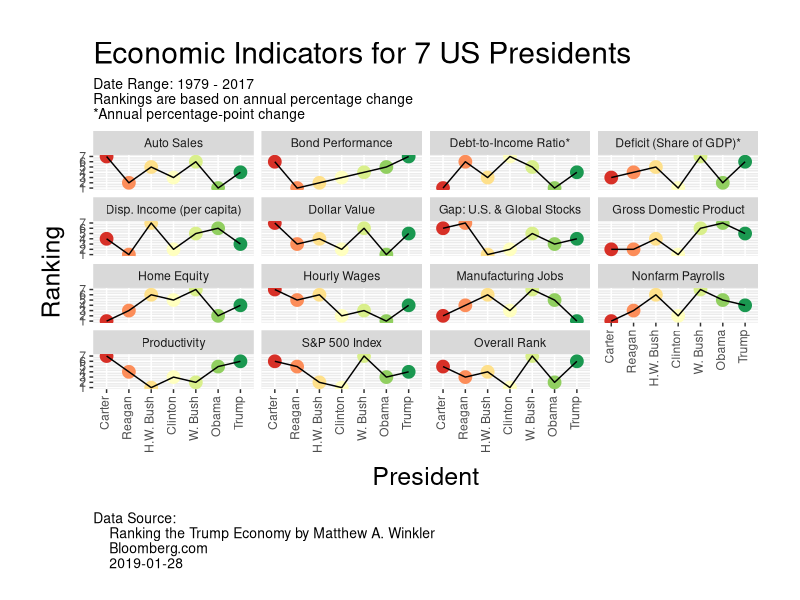
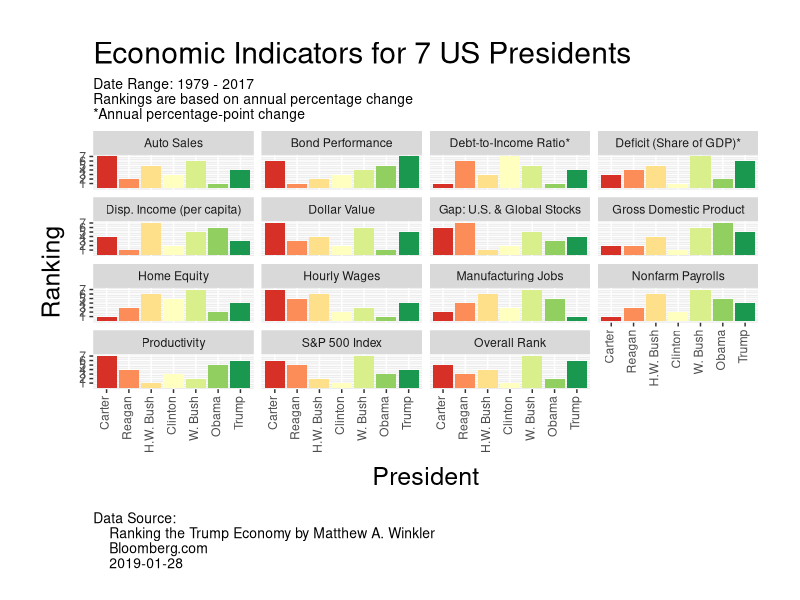
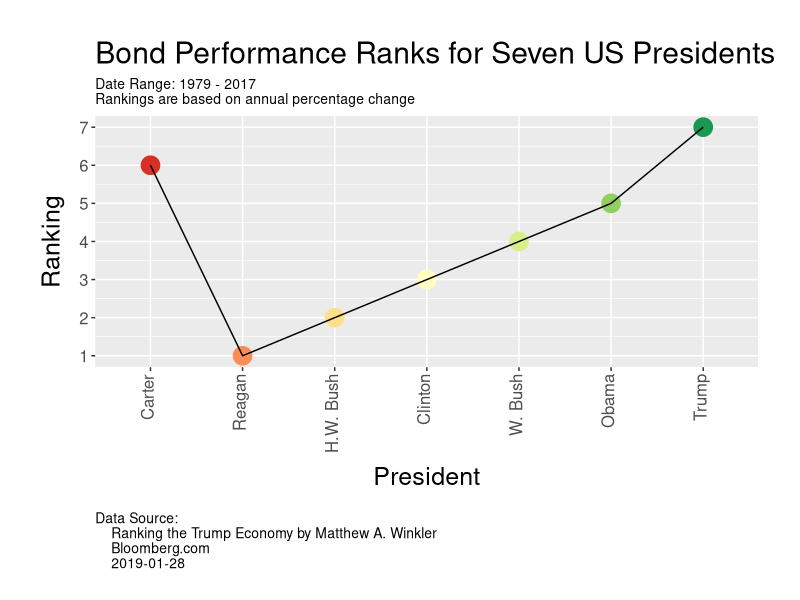
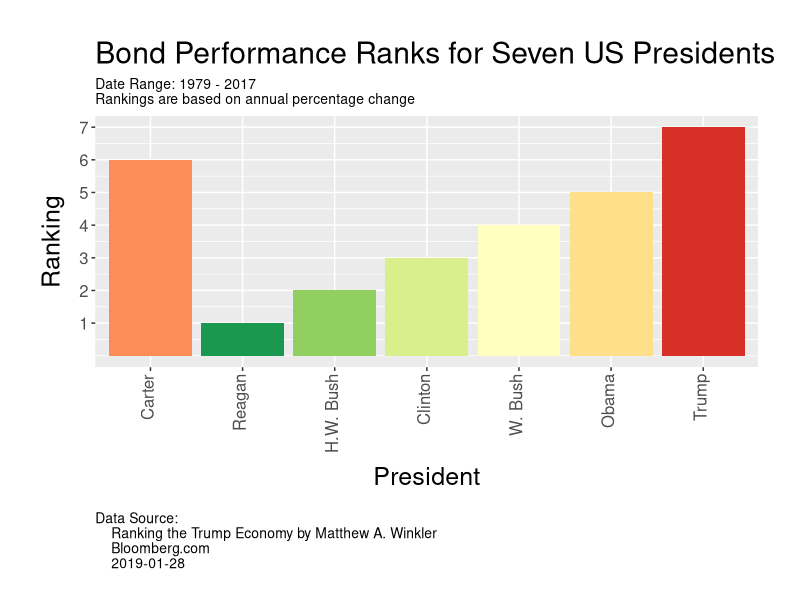
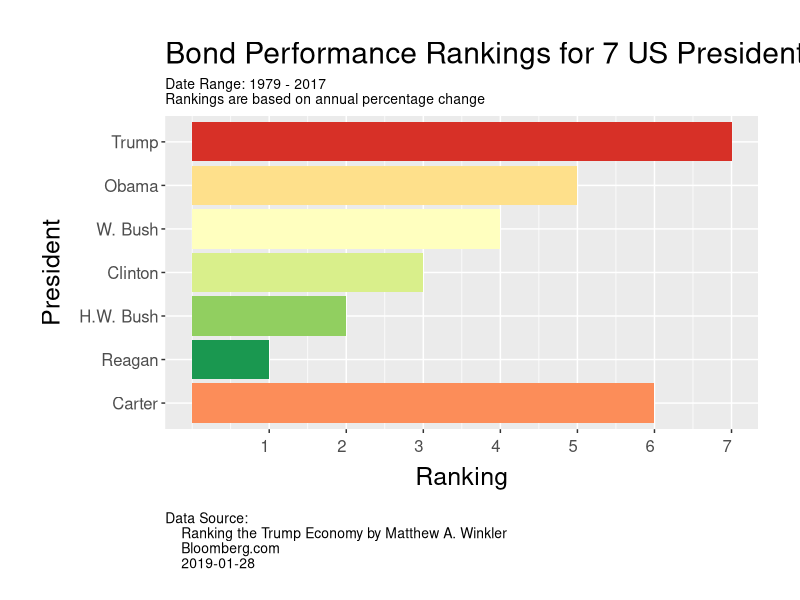
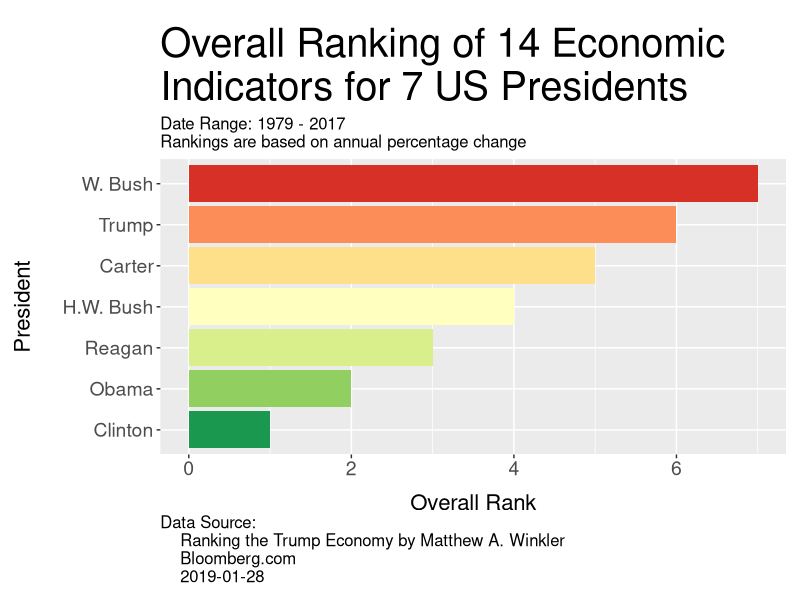
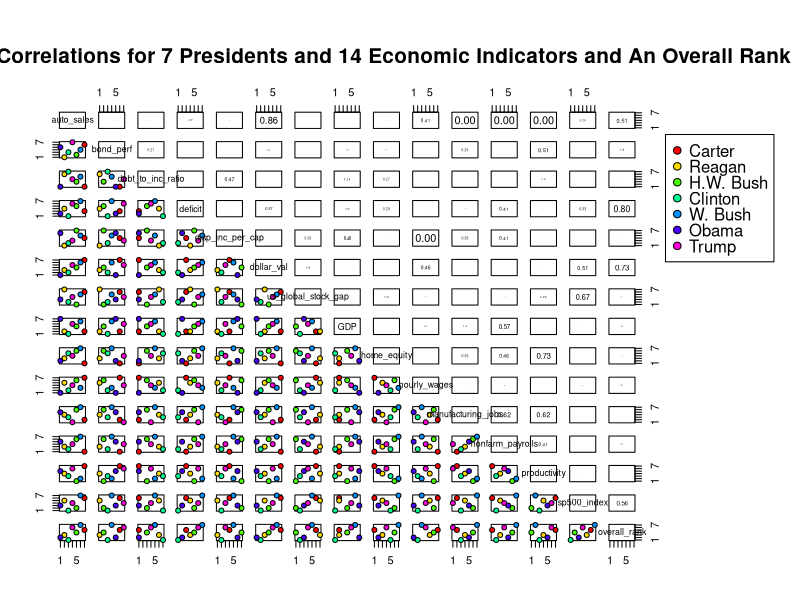
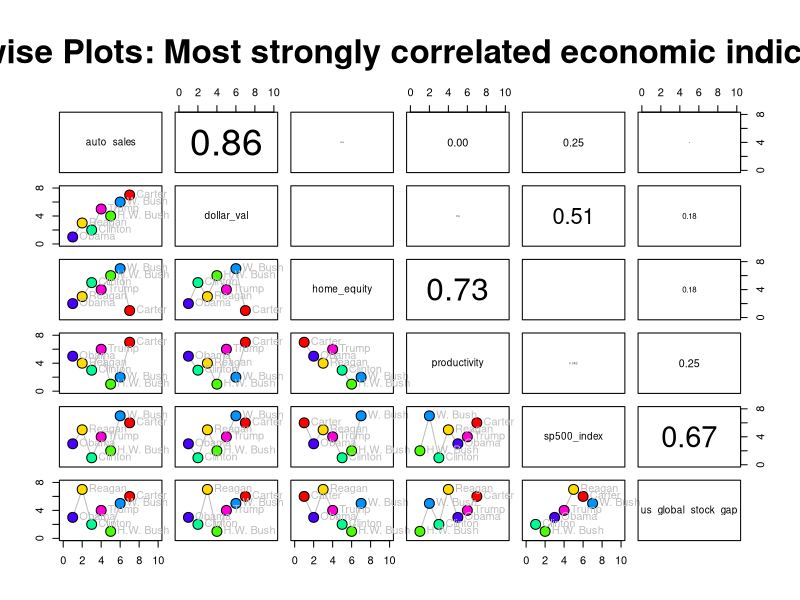

The R script that drew these images, in order:
# Analyzing Bloomberg raw data for 'Best-to-worst economic performance, 1977-2019, under seven presidents'
#
# Source:
#   Ranking the Trump Economy. 2019 Jan 28 [cited 2019 Jan 30];
#   Available from: https://www.bloomberg.com/opinion/articles/2019-01-28/trump-economy-lags-clinton-s-obama-s-reagan-s-and-even-carter-s
#

## @knitr Initialization
library(dplyr)
library(ggplot2)
library(tidyr)
library(tibble)
library(knitr)

dat01 <- read.csv("0105 2019-01-28 Bloomberg - Presidential Economic Indicators.csv")
#dat02 <- read.csv("0110 2019-01-30 Metric Name Lookups.csv")

# Metric Data Mappings
dat_metrics <- tibble(original = c("Auto sales",
                                 "Bond performance",
                                 "Debt-to-income ratio*",
                                 "Deficit as share of GDP*",
                                 "Disposable income per capita",
                                 "Dollar value",
                                 "Gap between U.S. and global stocks",
                                 "Gross domestic product",
                                 "Home equity",
                                 "Hourly wages",
                                 "Manufacturing jobs",
                                 "Nonfarm payrolls",
                                 "Productivity",
                                 "S&P 500 Index",
                                 "Overall Rank"),
                      pretty = c("Auto Sales",
                                 "Bond Performance",
                                 "Debt-to-Income Ratio*",
                                 "Deficit (Share of GDP)*",
                                 "Disp. Income (per capita)",
                                 "Dollar Value",
                                 "Gap: U.S. & Global Stocks",
                                 "Gross Domestic Product",
                                 "Home Equity",
                                 "Hourly Wages",
                                 "Manufacturing Jobs",
                                 "Nonfarm Payrolls",
                                 "Productivity",
                                 "S&P 500 Index",
                                 "Overall Rank"),
                      column_names = c("auto_sales",
                                       "bond_perf",
                                       "debt_to_inc_ratio",
                                       "deficit",
                                       "disp_inc_per_cap",
                                       "dollar_val",
                                       "us_global_stock_gap",
                                       "GDP",
                                       "home_equity",
                                       "hourly_wages",
                                       "manufacturing_jobs",
                                       "nonfarm_payrolls",
                                       "productivity",
                                       "sp500_index",
                                       "overall_rank")
               )

dat01a <- dat01 %>% 
  mutate(Presidents = factor(
                        x = Presidents,
                        levels = c("Carter",
                                   "Reagan",
                                   "H.W. Bush",
                                   "Clinton",
                                   "W. Bush",
                                   "Obama",
                                   "Trump")),
         Metrics = factor(x = Metrics,
                          levels = dat_metrics$original,
                          labels = dat_metrics$pretty
                          )
  )

plot_title <- "Economic Indicators for 7 US Presidents"
subtitles <- vector("character", 3)
subtitles[1] <- "Date Range: 1979 - 2017"
subtitles[2] <- "Rankings are based on annual percentage change"
subtitles[3] <- "*Annual percentage-point change"

plot_subtitle <- paste(subtitles, collapse = "\n")
plot_caption <- "Data Source:\n    Ranking the Trump Economy by Matthew A. Winkler\n    Bloomberg.com\n    2019-01-28" 
color_brewer_palette = "RdYlGn"

## @knitr PlotAllEconIndSetup
p0 <- ggplot() +
  theme(
    title = element_text(size = 18),
    plot.margin = margin(30, 30, 20, 30),
    plot.subtitle = element_text(size = 10, hjust = 0),
    plot.caption = element_text(size = 10, hjust = 0),
    axis.title.x = element_text(margin = margin(10, 0, 10, 0)),
    axis.title.y = element_text(margin = margin(0, 10, 0, 0)),
    axis.text.x = element_text(angle = 90, hjust = 1, vjust = 0.25)
  ) +
  labs(x = "President", y = "Ranking") +
  scale_y_continuous(breaks = seq.int(length(unique(dat01a$Values)))) +
  scale_color_brewer(type = "qual", palette = color_brewer_palette)


## @knitr PlotAllEconIndScatterPlot
p1 <- p0 +
  geom_point(aes(x = Presidents, y = Values, color = Presidents), data = dat01a, size = 4, show.legend = FALSE) +
  geom_line(aes(x = as.integer(Presidents), y = Values), data = dat01a) +
  facet_wrap(. ~ Metrics) +
  labs(
    title = plot_title,
    subtitle = plot_subtitle,
    caption = plot_caption
  )
p1

## @knitr PlotAllEconIndBarChart
p2 <- p0 +
  geom_col(aes(x = Presidents, y = Values, fill = Presidents), data = dat01a, show.legend = FALSE) +
  #geom_point(aes(x = as.integer(Presidents), y = Values, color = Presidents), data = dat01a, size = 4) +
  #geom_line(aes(x = as.integer(Presidents), y = Values), data = dat01a) +
  scale_fill_brewer(type = "seq", palette = color_brewer_palette) +
  facet_wrap(. ~ Metrics) +
  #theme(axis.text.x = element_text(angle = 90, hjust = 1, vjust = 0.25)) +
  labs(
    title = plot_title,
    subtitle = plot_subtitle,
    caption = plot_caption
  )
p2

## @knitr PlotBondPerfSetup
dat02 <- dat01a %>% 
  filter(Metrics == "Bond Performance")

subtitles_bond_rankings <- paste(subtitles[1:2], collapse = "\n")

## @knitr PlotBondPerfScatterPlot
p3 <- p0 +
  geom_point(aes(x = Presidents, y = Values, color = Presidents), data = dat02, size = 6, show.legend = FALSE) +
  geom_line(aes(x = as.integer(Presidents), y = Values), data = dat02) +
  # scale_x_continuous(labels = function(x) levels(dat01a$Presidents)[x],
  #                    breaks = seq.int(length(dat01a$Presidents)),
  #                    minor_breaks = 1:7) +
  # scale_color_brewer(type = "qual", palette = color_brewer_palette) +
  labs(
    title = "Bond Performance Ranks for Seven US Presidents",
    subtitle = subtitles_bond_rankings,
    caption = plot_caption
  ) +
  theme(
    axis.text = element_text(size = 12)
  )
p3

## @knitr PlotBondPerfBarChart
p4 <- p0 +
  geom_col(aes(x = Presidents, y = Values, fill = reorder(Presidents, Values, sort)), dat02, show.legend = FALSE) +
  #scale_fill_brewer(type = "qual", palette = color_brewer_palette) +
  scale_fill_brewer(type = "seq", palette = "RdYlGn", direction = -1) +
  labs(
    title = "Bond Performance Ranks for Seven US Presidents",
    subtitle = subtitles_bond_rankings,
    caption = plot_caption
  ) +
  theme(
    axis.text = element_text(size = 12)
  )
p4

ggplot(dat02) +
  geom_col(
    aes(x = Presidents,
        y = Values,
        fill = reorder(Presidents, Values, sort)),
    show.legend = FALSE) +
  scale_y_continuous(breaks = 1:7) +
  scale_fill_brewer(type = "seq", palette = "RdYlGn", direction = -1) +
  theme(
    title = element_text(size = 18),
    plot.margin = margin(30, 30, 20, 30),
    plot.subtitle = element_text(size = 10, hjust = 0),
    plot.caption = element_text(size = 10, hjust = 0),
    axis.title.x = element_text(margin = margin(10, 0, 10, 0)),
    axis.title.y = element_text(margin = margin(0, 10, 0, 0)),
    axis.text = element_text(size = 12),
    axis.text.x = element_text(angle = 0, hjust = 1, vjust = 0.25)) +
  coord_flip() +
  labs(
    title = "Bond Performance Rankings for 7 US Presidents",
    subtitle = subtitles_bond_rankings,
    caption = plot_caption,
    x = "President",
    y = "Ranking")

## @knitr PairwisePlot

# First, restructure the data.
dat03 <- dat01a %>% 
  spread(key = Metrics, value = Values)
colnames(dat03)[-1] <- dat_metrics$column_names

dat03b <- dat03[, c("Presidents", "overall_rank")]
dat03b$Presidents <- reorder(dat03$Presidents, dat03$overall_rank, sort)
#dat03b$Presidents <- factor(dat03b$Presidents, levels = rev(levels(dat03b$Presidents)))

# View the sorted overall_rank
ggplot(dat03b, aes(fill = Presidents)) +
  geom_col(aes(x = Presidents,
               y = overall_rank),
           show.legend = FALSE) +
  coord_flip() +
  labs(
    title = "Overall Ranking of 14 Economic\nIndicators for 7 US Presidents",
    subtitle = paste(subtitles[-3], collapse = "\n"),
    y = "Overall Rank",
    x = "President",
    caption = plot_caption
  ) +
  scale_fill_brewer(type = "div", palette = "RdYlGn", direction = -1) +
  theme(
    title = element_text(size = 24),
    plot.subtitle = element_text(size = 12),
    plot.caption = element_text(size = 12, margin = margin(0, 0, 10, 0), hjust = 0),
    plot.margin = margin(20, 10, 0, 10),
    axis.title = element_text(size = 16),
    axis.title.x = element_text(margin = margin(10, 0, 0, 0)),
    axis.title.y = element_text(margin = margin(0, 20, 0, 0)),
    axis.text = element_text(size = 14)
  )

# Convert the data frame to a matrix
mat01 <- as.matrix(dat03[-1])
dimnames(mat01)[[1]] <- as.character(dat03$Presidents)

# Create a function to compute correlation coefficients
panel.cor <- function(x, y, digits = 2, prefix = "", cex.cor, ...)
{
  usr <- par("usr"); on.exit(par(usr))
  par(usr = c(0, 1, 0, 1))
  r <- cor(x, y, method = "spearman") ^ 2
  txt <- format(c(r, 0.123456789), digits = digits)[1]
  txt <- paste0(prefix, txt)
  if(missing(cex.cor)) cex.cor <- 0.8/strwidth(txt)
  text(0.5, 0.5, txt, cex = cex.cor * r)
}

panel.lower <- function(x, y, cex = 1, pch = 1, bg = NULL, ...) {
  lines(x[order(x)], y[order(x)], col = "gray")
  points(x, y, cex = 2 * cex, pch = pch, bg = bg)
  text(x, y, labels = dat03$Presidents, pos = 4, col = "gray")
}

plot_cols <- rainbow(length(dimnames(mat01)[[1]])) 

par(xpd = NA)

pairs(
  mat01,
  upper.panel = panel.cor,
  pch = 21,
  bg = plot_cols,
  main = "Pairwise Correlations for 7 Presidents and 14 Economic Indicators and An Overall Rank",
  cex.main = 1.25,
  oma = c(4, 4, 8, 12))

legend(x = 1,
       y = 1,
       pch = 21,
       pt.bg = plot_cols,
       legend = dimnames(mat01)[[1]],
       xpd = TRUE)

# Compute a matrix of Pearson correlation coefficients
mat01_corr <- cor(mat01) ^ 2

# Get the correlation coefficients for unique pairs
dim_len <- dim(mat01_corr)[[1]]
df_len <- choose(dim_len, 2)

df_mat01_corr <-
  data.frame(metric1 = character(df_len),
             metric2 = character(df_len),
             corr = numeric(df_len),
             stringsAsFactors = FALSE)

start_indices <- df_len - rev(cumsum(seq.int(1, dim_len - 1))) + 1
stop_indices <- cumsum(seq.int(dim_len - 1, 1))

for(i in 1:(dim_len - 1)) {

    row_indices <- seq(from = start_indices[i], to = stop_indices[i], by = 1)
    df_mat01_corr[row_indices, "corr"] <- mat01_corr[-1 * seq(1, i, by = 1), i]
    df_mat01_corr[row_indices, "metric1"] <- dimnames(mat01_corr)[[1]][-1 * seq(1, i, by = 1)]
    df_mat01_corr[row_indices, "metric2"] <- dimnames(mat01_corr)[[2]][i]
    #cat(paste(i, dim_len - i, paste0(i, ":", dim_len - 1), "\n", sep = "\t"))
}

# Identify the most highly correlated pairs - overall_rank excluded
df_mat01_corr_sorted1 <- df_mat01_corr %>% 
  filter(metric1 != "overall_rank", corr >= 0.65) %>% 
  arrange(desc(corr), metric1, metric2)

kable(df_mat01_corr_sorted1)

most_corr <- sort(unique(c(df_mat01_corr_sorted1$metric1, df_mat01_corr_sorted1$metric2)))

dat03a <- dat03 %>%
  select(Presidents, most_corr)

par(xpd = NA)

pairs(
  dat03a[-1],
  upper.panel = panel.cor,
  lower.panel = panel.lower,
  xlim = c(0,10),
  ylim = c(0, 8),
  pch =  21,
  bg = plot_cols,
  main = "Pairwise Plots: Most strongly correlated economic indicators",
  cex.main = 2,
  oma = c(4, 4, 8, 4)
)

# Identify the most highly correlated factors with overall_rank 
df_mat01_corr_sorted2 <- df_mat01_corr %>%
  filter(metric1 == "overall_rank") %>% 
  arrange(desc(corr), metric1, metric2)

kable(df_mat01_corr_sorted2)

# Review pairwise plots of the most highly correlated items
dat04 <- as_tibble(mat01) %>%
  mutate(President = dimnames(mat01)[[1]]) %>% 
  select(President, overall_rank, deficit, dollar_val, sp500_index, auto_sales)

# Make a pairwise plot with the most highly correlated values
par(xpd = NA)
pairs(dat04[-1],
      upper.panel = panel.cor,
      main = "Pairwise Plots for Most Highly Correlated Variables",
      pch = 21,
      bg = plot_cols,
      lower.panel = panel.lower,
      xlim = c(0, 10),
      ylim = c(0, 8))
